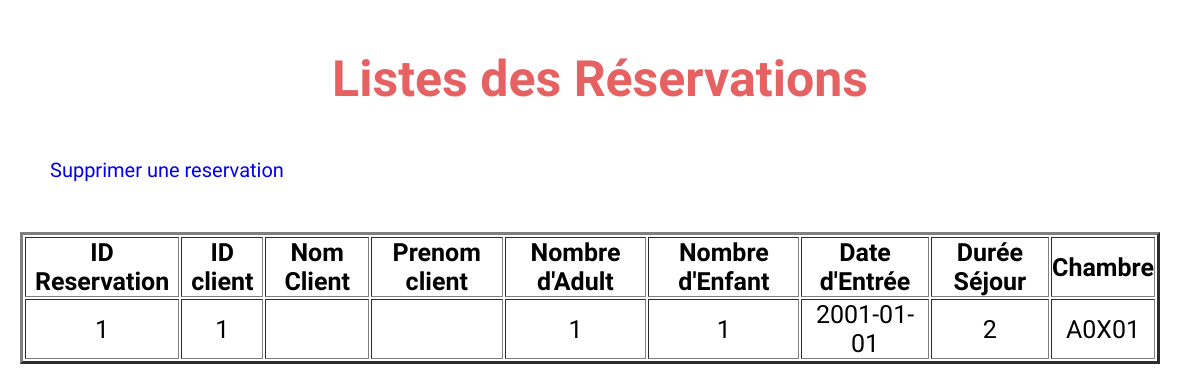
Screenshot of /list-reserv.php with the database file from the repository.
### tables this page shows
CREATE TABLE `reservation` (
  `ID` int(5) NOT NULL,
  `id_client` int(5) NOT NULL,
  `nom_client` varchar(50) NOT NULL,
  `prenom_client` varchar(50) NOT NULL,
  `nbrAdult` int(1) NOT NULL,
  `nbrEnfant` int(1) NOT NULL,
  `dateEntree` date NOT NULL,
  `dureeSejour` varchar(20) NOT NULL,
  `chambre` varchar(50) NOT NULL,
  `batiment` varchar(1) NOT NULL,
  `modePaiement` varchar(20) NOT NULL
);

### list-reserv.php (the view, shortened to what this page needs)
<!DOCTYPE html>
<html lang="en">
<head>
    <link rel="stylesheet" type="text/css" href="css/style.css">
</head>
<body>
    <?php
        $bdd = new PDO('mysql:host=localhost; dbname=bd_groupe14; charset=utf8','root','');
        $req = $bdd -> query('SELECT * FROM reservation');
    ?>
    <section class="list-client">
        <div class="list-client-text">
            <h3>Listes des Réservations</h3>
        </div>
        <div class="list-client-text">
            <a href="delete-reserv.php">Supprimer une reservation</a>
        </div>
        <div class="table">
            <table class="table-content" border="3">
                <tr>
                    <th>ID Reservation</th>
                    <th>ID client</th>
                    <th>Nom Client</th>
                    <th>Prenom client</th>
                    <th>Nombre d'Adult</th>
                    <th>Nombre d'Enfant</th>
                    <th>Date d'Entrée</th>
                    <th>Durée Séjour</th>
                    <th>Chambre</th>
                </tr>
                <?php
                    while($resultat=$req->fetch()){
                ?>
                <tr>
                    <td><?php echo $resultat['ID']; ?></td>
                    <td><?php echo $resultat['id_client']; ?></td>
                    <td><?php echo $resultat['nom_client']; ?></td>
                    <td><?php echo $resultat['prenom_client']; ?></td>
                    <td><?php echo $resultat['nbrAdult']; ?></td>
                    <td><?php echo $resultat['nbrEnfant']; ?></td>
                    <td><?php echo $resultat['dateEntree']; ?></td>
                    <td><?php echo $resultat['dureeSejour']; ?></td>
                    <td><?php echo $resultat['chambre']; ?></td>
                </tr>
                <?php
                    }
                ?>
            </table>
        </div>
    </section>
</body>
</html>

### style.css (style rules this page uses)
* { margin: 0; padding: 0; box-sizing: border-box; }
.list-client { min-height: 100vh; width: 100%; position: relative; font-family: 'Yanone Kaffeesatz', sans-serif; }
.list-client .list-client-text { display: block; margin: 50px; }
.list-client .list-client-text h3 { text-align: center; font-size: 50px; font-weight: 600; color: #e66262; }
.list-client .list-client-text a { font-size: 20px; text-decoration: none; }
.list-client .table { font-size: 25px; display: flex; margin: 12px 20px; width: 100%; }
.list-client .table .table-content { position: absolute; width: 95%; text-align: center; }

### rows the page displays
reservation: ID "1", id_client "1", nbrAdult "1", nbrEnfant "1", dateEntree "2001-01-01", dureeSejour "2", chambre "A0X01"
